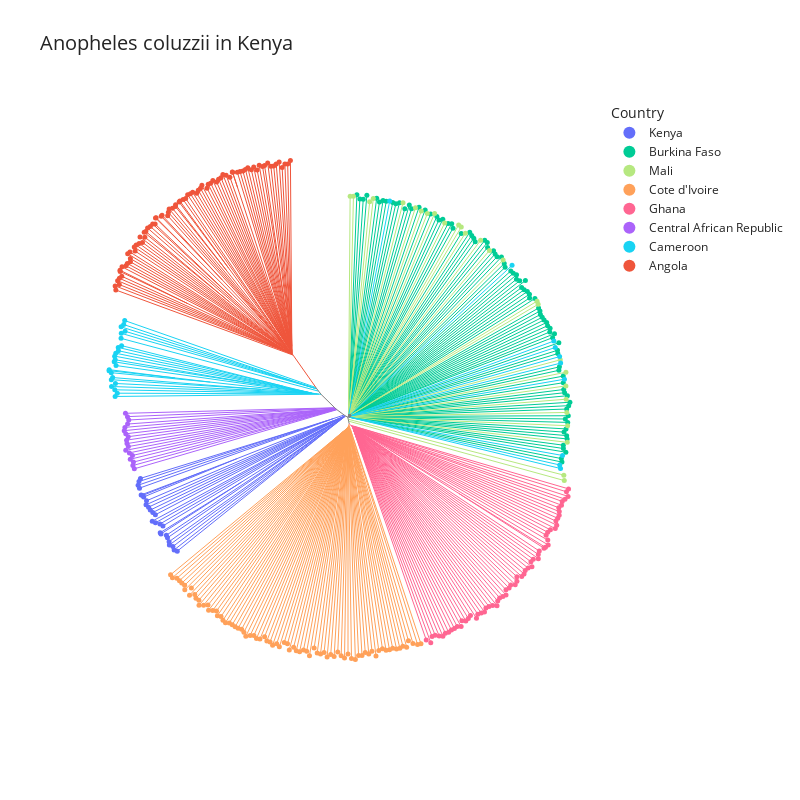

The notebook cell saved with this chart:
### Code cell
fig = ag3.plot_njt(
    metric="cityblock",
    title="Anopheles coluzzii in Kenya",
    width=800,
    height=800,
    show=False,
    color="country",
    marker_size=5,
    line_width=1,
    category_orders=category_orders,
    **data_params,
)
fig.update_layout(
    legend=dict(
        title="Country",
    ),
    title_font=dict(
        size=20,
    ),
)
fig

### Figure 1 — Plotly figure (JSON) as saved in the notebook; plotly's stock layout.template omitted (floating-point values rounded to 4 significant figures; data arrays with more than 128 entries replaced by an {"elided": "..."} marker saying what was removed)
{"data": [{"hovertemplate": "<b>%{hovertext}</b><br><br>country=Kenya<br>x=%{x}<br>y=%{y}<extra></extra>", "hovertext": {"elided": "147 str values"}, "legendgroup": "Kenya", "line": {"color": "#636EFA", "dash": "solid", "width": 1}, "marker": {"size": 5, "symbol": "circle"}, "mode": "lines", "name": "Kenya", "orientation": "v", "showlegend": false, "type": "scatter", "x": {"elided": "147 float values"}, "xaxis": "x", "y": {"elided": "147 float values"}, "yaxis": "y"}, {"hovertemplate": "<b>%{hovertext}</b><br><br>country=Burkina Faso<br>x=%{x}<br>y=%{y}<extra></extra>", "hovertext": {"elided": "375 str values"}, "legendgroup": "Burkina Faso", "line": {"color": "#00CC96", "dash": "solid", "width": 1}, "marker": {"size": 5, "symbol": "circle"}, "mode": "lines", "name": "Burkina Faso", "orientation": "v", "showlegend": false, "type": "scatter", "x": {"elided": "375 float values"}, "xaxis": "x", "y": {"elided": "375 float values"}, "yaxis": "y"}, {"hovertemplate": "<b>%{hovertext}</b><br><br>country=Mali<br>x=%{x}<br>y=%{y}<extra></extra>", "hovertext": ["Mali", "Mali", "Mali", "Mali", "Mali", "Mali", "Mali", "Mali", "Mali", "Mali", "Mali", "Mali", "Mali", "Mali", "Mali", "Mali", "Mali", "Mali", "Mali", "Mali", "Mali", "Mali", "Mali", "Mali", "Mali", "Mali", "Mali", "Mali", "Mali", "Mali", "Mali", "Mali", "Mali", "Mali", "Mali", "Mali", "Mali", "Mali", "Mali", "Mali", "Mali", "Mali", "Mali", "Mali", "Mali", "Mali", "Mali", "Mali", "Mali", "Mali", "Mali", "Mali", "Mali", "Mali", "Mali", "Mali", "Mali", "Mali", "Mali", "Mali", "Mali", "Mali", "Mali", "Mali", "Mali", "Mali", "Mali", "Mali", "Mali", "Mali", "Mali", "Mali", "Mali", "Mali", "Mali", "Mali", "Mali", "Mali", "Mali", "Mali", "Mali", "Mali", "Mali", "Mali", "Mali", "Mali", "Mali", "Mali", "Mali", "Mali"], "legendgroup": "Mali", "line": {"color": "#B6E880", "dash": "solid", "width": 1}, "marker": {"size": 5, "symbol": "circle"}, "mode": "lines", "name": "Mali", "orientation": "v", "showlegend": false, "type": "scatter", "x": [2.559, 3.729, null, 3.729, 83.44, null, 3.729, 242.7, null, 6.3, 13.91, null, 13.91, 1027.0, null, 13.91, 1202.0, null, 23.07, 2639.0, null, 38.96, 3238.0, null, 30.34, 3520.0, null, 44.76, 3812.0, null, 47.36, 4165.0, null, 60.95, 4651.0, null, 38.74, 5326.0, null, 57.08, 5454.0, null, 77.83, 5651.0, null, 77.56, 6386.0, null, 104.6, 6817.0, null, 102.4, 7475.0, null, 56.8, 131.2, null, 131.2, 9115.0, null, 131.2, 9168.0, null, 99.88, 10240.0, null, 110.1, 10510.0, null, 109.4, 10510.0, null, 114.9, 10520.0, null, 56.84, 10550.0, null, 97.25, 10590.0, null, 46.28, 10570.0, null, -9.592, 10410.0, null, 10.15, 10430.0, null], "xaxis": "x", "y": [39.83, 117.1, null, 117.1, 10650.0, null, 117.1, 10640.0, null, 39.7, 111.2, null, 111.2, 10370.0, null, 111.2, 10530.0, null, 80.9, 10330.0, null, 115.2, 10090.0, null, 82.8, 9928.0, null, 116.6, 9803.0, null, 106.4, 9813.0, null, 120.1, 9342.0, null, 66.29, 9252.0, null, 96.54, 9151.0, null, 121.2, 8859.0, null, 97.43, 8509.0, null, 118.8, 8023.0, null, 101.0, 7558.0, null, 34.49, 79.21, null, 79.21, 5573.0, null, 79.21, 5419.0, null, 27.37, 2737.0, null, 23.4, 2138.0, null, 10.64, 1477.0, null, 5.107, 834.0, null, -4.889, 193.8, null, -9.776, -447.0, null, -10.19, -1251.0, null, -135.9, -2836.0, null, -227.6, -3097.0, null], "yaxis": "y"}, {"hovertemplate": "<b>%{hovertext}</b><br><br>country=Cote d'Ivoire<br>x=%{x}<br>y=%{y}<extra></extra>", "hovertext": {"elided": "477 str values"}, "legendgroup": "Cote d'Ivoire", "line": {"color": "#FFA15A", "dash": "solid", "width": 1}, "marker": {"size": 5, "symbol": "circle"}, "mode": "lines", "name": "Cote d'Ivoire", "orientation": "v", "showlegend": false, "type": "scatter", "x": {"elided": "477 float values"}, "xaxis": "x", "y": {"elided": "477 float values"}, "yaxis": "y"}, {"hovertemplate": "<b>%{hovertext}</b><br><br>country=Ghana<br>x=%{x}<br>y=%{y}<extra></extra>", "hovertext": {"elided": "381 str values"}, "legendgroup": "Ghana", "line": {"color": "#FF6692", "dash": "solid", "width": 1}, "marker": {"size": 5, "symbol": "circle"}, "mode": "lines", "name": "Ghana", "orientation": "v", "showlegend": false, "type": "scatter", "x": {"elided": "381 float values"}, "xaxis": "x", "y": {"elided": "381 float values"}, "yaxis": "y"}, {"hovertemplate": "<b>%{hovertext}</b><br><br>country=Central African Republic<br>x=%{x}<br>y=%{y}<extra></extra>", "hovertext": ["Central African Republic", "Central African Republic", "Central African Republic", "Central African Republic", "Central African Republic", "Central African Republic", "Central African Republic", "Central African Republic", "Central African Republic", "Central African Republic", "Central African Republic", "Central African Republic", "Central African Republic", "Central African Republic", "Central African Republic", "Central African Republic", "Central African Republic", "Central African Republic", "Central African Republic", "Central African Republic", "Central African Republic", "Central African Republic", "Central African Republic", "Central African Republic", "Central African Republic", "Central African Republic", "Central African Republic", "Central African Republic", "Central African Republic", "Central African Republic", "Central African Republic", "Central African Republic", "Central African Republic", "Central African Republic", "Central African Republic", "Central African Republic", "Central African Republic", "Central African Republic", "Central African Republic", "Central African Republic", "Central African Republic", "Central African Republic", "Central African Republic", "Central African Republic", "Central African Republic", "Central African Republic", "Central African Republic", "Central African Republic", "Central African Republic", "Central African Republic", "Central African Republic", "Central African Republic", "Central African Republic", "Central African Republic", "Central African Republic", "Central African Republic", "Central African Republic", "Central African Republic", "Central African Republic", "Central African Republic", "Central African Republic", "Central African Republic", "Central African Republic", "Central African Republic", "Central African Republic", "Central African Republic", "Central African Republic", "Central African Republic", "Central African Republic", "Central African Republic", "Central African Republic", "Central African Republic", "Central African Republic", "Central African Republic", "Central African Republic", "Central African Republic", "Central African Republic", "Central African Republic", "Central African Republic", "Central African Republic", "Central African Republic", "Central African Republic", "Central African Republic", "Central African Republic"], "legendgroup": "Central African Republic", "line": {"color": "#AB63FA", "dash": "solid", "width": 1}, "marker": {"size": 5, "symbol": "circle"}, "mode": "lines", "name": "Central African Republic", "orientation": "v", "showlegend": false, "type": "scatter", "x": [-554.2, -10350.0, null, -571.6, -633.1, null, -633.1, -10420.0, null, -633.1, -10390.0, null, -586.7, -626.1, null, -626.1, -10540.0, null, -626.1, -641.9, null, -641.9, -706.1, null, -706.1, -10440.0, null, -706.1, -10580.0, null, -641.9, -658.1, null, -658.1, -10760.0, null, -658.1, -742.6, null, -742.6, -10630.0, null, -742.6, -10700.0, null, -597.3, -613.7, null, -613.7, -10720.0, null, -613.7, -666.9, null, -666.9, -10640.0, null, -666.9, -10760.0, null, -599.0, -676.4, null, -676.4, -10830.0, null, -676.4, -731.1, null, -731.1, -10800.0, null, -731.1, -10670.0, null, -635.1, -10620.0, null, -648.2, -10680.0, null, -659.8, -10770.0, null], "xaxis": "x", "y": [326.5, -2530.0, null, 339.6, 323.2, null, 323.2, -2371.0, null, 323.2, -2205.0, null, 351.5, 343.5, null, 343.5, -2067.0, null, 343.5, 340.4, null, 340.4, 326.3, null, 326.3, -1883.0, null, 326.3, -1760.0, null, 340.4, 337.5, null, 337.5, -1637.0, null, 337.5, 322.9, null, 322.9, -1456.0, null, 322.9, -1312.0, null, 360.5, 358.3, null, 358.3, -1144.0, null, 358.3, 351.6, null, 351.6, -977.4, null, 351.6, -837.9, null, 362.0, 355.2, null, 355.2, -686.3, null, 355.2, 350.9, null, 350.9, -527.9, null, 350.9, -365.2, null, 395.9, -171.4, null, 408.3, -9.43, null, 419.6, 151.5, null], "yaxis": "y"}, {"hovertemplate": "<b>%{hovertext}</b><br><br>country=Cameroon<br>x=%{x}<br>y=%{y}<extra></extra>", "hovertext": {"elided": "165 str values"}, "legendgroup": "Cameroon", "line": {"color": "#19D3F3", "dash": "solid", "width": 1}, "marker": {"size": 5, "symbol": "circle"}, "mode": "lines", "name": "Cameroon", "orientation": "v", "showlegend": false, "type": "scatter", "x": {"elided": "165 float values"}, "xaxis": "x", "y": {"elided": "165 float values"}, "yaxis": "y"}, {"hovertemplate": "<b>%{hovertext}</b><br><br>country=Angola<br>x=%{x}<br>y=%{y}<extra></extra>", "hovertext": {"elided": "483 str values"}, "legendgroup": "Angola", "line": {"color": "#EF553B", "dash": "solid", "width": 1}, "marker": {"size": 5, "symbol": "circle"}, "mode": "lines", "name": "Angola", "orientation": "v", "showlegend": false, "type": "scatter", "x": {"elided": "483 float values"}, "xaxis": "x", "y": {"elided": "483 float values"}, "yaxis": "y"}, {"hovertemplate": "<b>%{hovertext}</b><br><br>country=<br>x=%{x}<br>y=%{y}<extra></extra>", "hovertext": {"elided": "279 str values"}, "legendgroup": "", "line": {"color": "gray", "dash": "solid", "width": 1}, "marker": {"size": 5, "symbol": "circle"}, "mode": "lines", "name": "", "orientation": "v", "showlegend": false, "type": "scatter", "x": {"elided": "279 float values"}, "xaxis": "x", "y": {"elided": "279 float values"}, "yaxis": "y"}, {"customdata": {"elided": "26x11 mixed values"}, "hovertemplate": "<b>%{hovertext}</b><br><br>country=%{customdata[4]}<br>x=%{x}<br>y=%{y}<br>sample_id=%{customdata[0]}<br>partner_sample_id=%{customdata[1]}<br>sample_set=%{customdata[2]}<br>taxon=%{customdata[3]}<br>admin1_iso=%{customdata[5]}<br>admin1_name=%{customdata[6]}<br>admin2_name=%{customdata[7]}<br>location=%{customdata[8]}<br>year=%{customdata[9]}<br>month=%{customdata[10]}<extra></extra>", "hovertext": ["VBS80682-7281STDY13749394", "VBS80683-7281STDY13749395", "VBS80684-7281STDY13749396", "VBS80687-7281STDY13749399", "VBS80697-7281STDY13749411", "VBS80699-7281STDY13749413", "VBS80706-7281STDY13749420", "VBS80709-7281STDY13749423", "VBS80781-7281STDY13749495", "VBS80795-7281STDY13749509", "VBS80796-7281STDY13749510", "VBS80799-7281STDY13749513", "VBS80800-7281STDY13749514", "VBS80801-7281STDY13749515", "VBS80803-7281STDY13749517", "VBS80808-7281STDY13749522", "VBS80809-7281STDY13749523", "VBS80810-7281STDY13749524", "VBS80812-7281STDY13749526", "VBS80813-7281STDY13749527", "VBS80814-7281STDY13749528", "VBS80819-7281STDY13749533", "VBS80820-7281STDY13749534", "VBS80824-7281STDY13749535", "VBS80826-7281STDY13749537", "VBS80827-7281STDY13749538"], "legendgroup": "Kenya", "line": {"width": 1}, "marker": {"color": "#636EFA", "size": 5, "symbol": "circle"}, "mode": "markers", "name": "Kenya", "orientation": "v", "showlegend": true, "type": "scatter", "x": [-10100.0, -8962.0, -9094.0, -8797.0, -9452.0, -9106.0, -9478.0, -8665.0, -9575.0, -10050.0, -10120.0, -10020.0, -9780.0, -8421.0, -8480.0, -9755.0, -9892.0, -9657.0, -8271.0, -9058.0, -9322.0, -8743.0, -9945.0, -8651.0, -9328.0, -10160.0], "xaxis": "x", "y": [-3464.0, -5289.0, -5615.0, -5739.0, -4641.0, -5195.0, -5060.0, -6048.0, -4524.0, -2992.0, -3144.0, -3791.0, -4268.0, -6449.0, -6284.0, -4075.0, -3889.0, -4382.0, -6510.0, -5675.0, -5136.0, -5864.0, -3817.0, -6211.0, -4750.0, -3322.0], "yaxis": "y"}, {"customdata": {"elided": "85x11 mixed values"}, "hovertemplate": "<b>%{hovertext}</b><br><br>country=%{customdata[4]}<br>x=%{x}<br>y=%{y}<br>sample_id=%{customdata[0]}<br>partner_sample_id=%{customdata[1]}<br>sample_set=%{customdata[2]}<br>taxon=%{customdata[3]}<br>admin1_iso=%{customdata[5]}<br>admin1_name=%{customdata[6]}<br>admin2_name=%{customdata[7]}<br>location=%{customdata[8]}<br>year=%{customdata[9]}<br>month=%{customdata[10]}<extra></extra>", "hovertext": ["AB0087-C", "AB0088-C", "AB0089-Cx", "AB0090-C", "AB0091-C", "AB0092-C", "AB0094-Cx", "AB0095-Cx", "AB0097-Cx", "AB0098-Cx", "AB0099-Cx", "AB0100-C", "AB0101-C", "AB0109-C", "AB0110-C", "AB0111-C", "AB0112-C", "AB0113-C", "AB0114-C", "AB0115-C", "AB0121-C", "AB0122-C", "AB0123-C", "AB0124-C", "AB0132-C", "AB0137-Cx", "AB0138-Cx", "AB0139-C", "AB0140-C", "AB0142-C", "AB0181-C", "AB0182-C", "AB0183-C", "AB0184-C", "AB0185-Cx", "AB0186-C", "AB0187-C", "AB0188-C", "AB0189-C", "AB0190-C", "AB0191-Cx", "AB0192-C", "AB0193-C", "AB0194-C", "AB0196-C", "AB0204-C", "AB0209-C", "AB0210-C", "AB0212-C", "AB0213-C", "AB0214-C", "AB0215-C", "AB0216-C", "AB0219-Cx", "AB0221-C", "AB0222-C", "AB0223-C", "AB0224-C", "AB0226-C", "AB0227-Cx", "AB0229-C", "AB0230-Cx", "AB0234-C", "AB0237-C", "AB0240-C", "AB0242-C", "AB0243-C", "AB0246-C", "AB0247-C", "AB0248-C", "AB0249-Cx", "AB0250-Cx", "AB0257-C", "AB0258-Cx", "AB0259-Cx", "AB0262-Cx", "AB0263-C", "AB0266-Cx", "AB0267-C", "AB0276-C", "AB0279-C", "AB0282-Cx", "SAMN02899194", "SAMN02899195", "SAMN02899196"], "legendgroup": "Burkina Faso", "line": {"width": 1}, "marker": {"color": "#00CC96", "size": 5, "symbol": "circle"}, "mode": "markers", "name": "Burkina Faso", "orientation": "v", "showlegend": true, "type": "scatter", "x": [6724.0, 9256.0, 9013.0, 10170.0, 10600.0, 8278.0, 1500.0, 7572.0, 10290.0, 10480.0, 10380.0, 10510.0, 7182.0, 10380.0, 9625.0, 3971.0, 10120.0, 891.1, 8119.0, 1367.0, 10570.0, 4562.0, 9276.0, 5052.0, 9868.0, 3050.0, 10510.0, 10550.0, 10320.0, 4374.0, 554.5, 9730.0, 8370.0, 7013.0, 7847.0, 10100.0, 8646.0, 10580.0, 1828.0, 7394.0, 2725.0, 7087.0, 8122.0, 4274.0, 2141.0, 9455.0, 10550.0, 10700.0, 716.6, 8493.0, 10420.0, 7529.0, 10620.0, 6587.0, 10380.0, 6127.0, 8754.0, 6057.0, 10400.0, 2942.0, 5958.0, 9580.0, 4818.0, 8747.0, 10390.0, 1674.0, 9189.0, 5451.0, 8551.0, 9364.0, 2467.0, 5863.0, 10170.0, 10640.0, 10450.0, 4992.0, 10200.0, 2293.0, 3708.0, 7968.0, 6710.0, 3413.0, 9745.0, 410.0, 9958.0], "xaxis": "x", "y": [8166.0, 5095.0, 5699.0, 3561.0, -287.0, 6559.0, 10360.0, 7206.0, -2035.0, -123.1, 1950.0, -1727.0, 7720.0, 1630.0, 4385.0, 9777.0, 3038.0, 10690.0, 6632.0, 10550.0, -1086.0, 9526.0, 4925.0, 9097.0, 3808.0, 10030.0, -601.8, -926.4, -2205.0, 9497.0, 10510.0, 4084.0, 6230.0, 8009.0, 7032.0, 3199.0, 6040.0, 1003.0, 10390.0, 7704.0, 10040.0, 7850.0, 6845.0, 9665.0, 10330.0, 4662.0, 358.3, 687.4, 10500.0, 6123.0, -756.4, 7389.0, 34.89, 8509.0, -1388.0, 8439.0, 5723.0, 8611.0, 1303.0, 10220.0, 8748.0, 4541.0, 9327.0, 5908.0, -1548.0, 10430.0, 5239.0, 8843.0, 6565.0, 4792.0, 10330.0, 8896.0, 2230.0, 521.4, 1148.0, 9314.0, 2397.0, 10280.0, 9980.0, 6922.0, 8402.0, 10110.0, 4263.0, 10710.0, 4000.0], "yaxis": "y"}, {"customdata": {"elided": "27x11 mixed values"}, "hovertemplate": "<b>%{hovertext}</b><br><br>country=%{customdata[4]}<br>x=%{x}<br>y=%{y}<br>sample_id=%{customdata[0]}<br>partner_sample_id=%{customdata[1]}<br>sample_set=%{customdata[2]}<br>taxon=%{customdata[3]}<br>admin1_iso=%{customdata[5]}<br>admin1_name=%{customdata[6]}<br>admin2_name=%{customdata[7]}<br>location=%{customdata[8]}<br>year=%{customdata[9]}<br>month=%{customdata[10]}<extra></extra>", "hovertext": ["AZ0292-C", "AZ0293-C", "AZ0294-C", "AZ0295-C", "AZ0296-C", "AZ0297-C", "AZ0298-C", "AZ0332-C", "AZ0333-C", "AZ0284-C", "AZ0287-C", "AZ0289-C", "AZ0290-C", "AZ0291-C", "AZ0334-C", "AZ0339-C", "AZ0340-C", "AZ0341-C", "AZ0342-C", "AZ0343-C", "AZ0344-C", "AZ0425-CW", "AZ0433-CW", "AZ0434-CW", "AZ0416-CW", "AZ0444-CW", "AZ0459-CW"], "legendgroup": "Mali", "line": {"width": 1}, "marker": {"color": "#B6E880", "size": 5, "symbol": "circle"}, "mode": "markers", "name": "Mali", "orientation": "v", "showlegend": true, "type": "scatter", "x": [2639.0, 242.7, 6817.0, 3812.0, 10520.0, 9168.0, 6386.0, 7475.0, 10510.0, 10570.0, 10550.0, 9115.0, 4651.0, 10240.0, 5326.0, 1202.0, 83.44, 3520.0, 10430.0, 5651.0, 10410.0, 5454.0, 10590.0, 4165.0, 3238.0, 10510.0, 1027.0], "xaxis": "x", "y": [10330.0, 10640.0, 8023.0, 9803.0, 834.0, 5419.0, 8509.0, 7558.0, 1477.0, -1251.0, 193.8, 5573.0, 9342.0, 2737.0, 9252.0, 10530.0, 10650.0, 9928.0, -3097.0, 8859.0, -2836.0, 9151.0, -447.0, 9813.0, 10090.0, 2138.0, 10370.0], "yaxis": "y"}, {"customdata": {"elided": "80x11 mixed values"}, "hovertemplate": "<b>%{hovertext}</b><br><br>country=%{customdata[4]}<br>x=%{x}<br>y=%{y}<br>sample_id=%{customdata[0]}<br>partner_sample_id=%{customdata[1]}<br>sample_set=%{customdata[2]}<br>taxon=%{customdata[3]}<br>admin1_iso=%{customdata[5]}<br>admin1_name=%{customdata[6]}<br>admin2_name=%{customdata[7]}<br>location=%{customdata[8]}<br>year=%{customdata[9]}<br>month=%{customdata[10]}<extra></extra>", "hovertext": ["AY0072-C", "AY0062-C", "AY0055-C", "AY0034-C", "AY0078-C", "AY0033-C", "AY0064-C", "AY0032-C", "AY0067-C", "AY0059-C", "AY0027-C", "AY0060-C", "AY0061-C", "AY0031-C", "AY0091-C", "AY0052-C", "AY0021-C", "AY0045-C", "AY0068-C", "AY0016-C", "AY0039-C", "AY0042-C", "AY0088-C", "AY0015-C", "AY0020-C", "AY0077-C", "AY0049-C", "AY0029-C", "AY0040-C", "AY0054-C", "AY0046-C", "AY0057-C", "AY0025-C", "AY0069-C", "AY0070-C", "AY0028-C", "AY0073-C", "AY0084-C", "AY0075-C", "AY0014-C", "AY0092-C", "AY0087-C", "AY0044-C", "AY0071-C", "AY0090-C", "AY0026-C", "AY0050-C", "AY0041-C", "AY0085-C", "AY0023-C", "AY0038-C", "AY0007-C", "AY0018-C", "AY0019-C", "AY0086-C", "AY0076-C", "AY0079-C", "AY0082-C", "AY0006-C", "AY0083-C", "AY0063-C", "AY0011-C", "AY0012-C", "AY0047-C", "AY0010-C", "AY0035-C", "AY0074-C", "AY0056-C", "AY0089-C", "AY0048-C", "AY0053-C", "AY0065-C", "AY0066-C", "AY0024-C", "AY0080-C", "AY0017-C", "AY0043-C", "AY0013-C", "AY0036-C", "AY0058-C"], "legendgroup": "Cote d'Ivoire", "line": {"width": 1}, "marker": {"color": "#FFA15A", "size": 5, "symbol": "circle"}, "mode": "markers", "name": "Cote d'Ivoire", "orientation": "v", "showlegend": true, "type": "scatter", "x": [-3663.0, -8290.0, 1646.0, 1138.0, -8162.0, -7226.0, -6061.0, 335.5, 1987.0, -2171.0, -3337.0, 3341.0, -6757.0, -20.04, 1818.0, -1882.0, -4747.0, -7367.0, 2631.0, 491.0, -6157.0, 814.5, 1332.0, -1508.0, -1176.0, -5162.0, -4567.0, -8594.0, 2325.0, -7914.0, -7678.0, -691.4, -2015.0, -8504.0, -2945.0, -4050.0, -1656.0, 2899.0, -4442.0, -7906.0, -3100.0, -5473.0, -7426.0, -6373.0, -515.9, 983.3, -4275.0, -5942.0, -4958.0, -6556.0, -2856.0, -350.4, -2647.0, -3941.0, -7589.0, -8050.0, -5329.0, 2487.0, -3785.0, 148.5, 3119.0, 657.3, 2814.0, -2359.0, 1468.0, -5612.0, -3467.0, -2520.0, -6331.0, -1349.0, -1030.0, -854.5, -187.6, -6999.0, -5754.0, -5050.0, 3505.0, -7219.0, 2140.0, -6783.0], "xaxis": "x", "y": [-11050.0, -7821.0, -11230.0, -11340.0, -7934.0, -8875.0, -9848.0, -11740.0, -11280.0, -11290.0, -11130.0, -11020.0, -9364.0, -11470.0, -11300.0, -11560.0, -10580.0, -8784.0, -11100.0, -11550.0, -9667.0, -11410.0, -11570.0, -11430.0, -11400.0, -10290.0, -10580.0, -7651.0, -11230.0, -8157.0, -8637.0, -11600.0, -11340.0, -7790.0, -10980.0, -10640.0, -11190.0, -10840.0, -10730.0, -8379.0, -10920.0, -10160.0, -8605.0, -9401.0, -11380.0, -11470.0, -10760.0, -9966.0, -10620.0, -9370.0, -11280.0, -11560.0, -11160.0, -10850.0, -8292.0, -8053.0, -10240.0, -11200.0, -10900.0, -11700.0, -10960.0, -11550.0, -11150.0, -11370.0, -11310.0, -10060.0, -10990.0, -11330.0, -9625.0, -11470.0, -11630.0, -11510.0, -11670.0, -9122.0, -9976.0, -10430.0, -10980.0, -9122.0, -11200.0, -9114.0], "yaxis": "y"}, {"customdata": {"elided": "64x11 mixed values"}, "hovertemplate": "<b>%{hovertext}</b><br><br>country=%{customdata[4]}<br>x=%{x}<br>y=%{y}<br>sample_id=%{customdata[0]}<br>partner_sample_id=%{customdata[1]}<br>sample_set=%{customdata[2]}<br>taxon=%{customdata[3]}<br>admin1_iso=%{customdata[5]}<br>admin1_name=%{customdata[6]}<br>admin2_name=%{customdata[7]}<br>location=%{customdata[8]}<br>year=%{customdata[9]}<br>month=%{customdata[10]}<extra></extra>", "hovertext": ["AA0052-C", "AA0103-C", "AA0115-C", "AA0134-C", "AA0063-C", "AA0040-C", "AA0064-C", "AA0088-C", "AA0100-C", "AA0077-C", "AA0055-C", "AA0116-C", "AA0066-C", "AA0107-C", "AA0051-C", "AA0087-C", "AA0065-C", "AA0125-C", "AA0104-C", "AA0098-C", "AA0112-C", "AA0089-C", "AA0101-C", "AA0113-C", "AA0044-C", "AA0075-C", "AA0041-C", "AA0042-C", "AA0114-C", "AA0126-C", "AA0123-C", "AA0054-C", "AA0128-C", "AA0097-C", "AA0092-C", "AA0141-C", "AA0039-C", "AA0120-C", "AA0076-C", "AA0043-C", "AA0127-C", "AA0049-C", "AA0110-C", "AA0099-C", "AA0111-C", "AA0090-C", "AA0067-C", "AA0053-C", "AA0102-C", "AA0132-C", "AA0056-C", "AA0068-C", "AA0073-C", "AA0074-C", "AA0138-C", "AA0091-C", "AA0109-C", "AA0140-C", "AA0079-C", "AA0080-C", "AA0136-C", "AA0139-C", "AA0135-C", "AA0124-C"], "legendgroup": "Ghana", "line": {"width": 1}, "marker": {"color": "#FF6692", "size": 5, "symbol": "circle"}, "mode": "markers", "name": "Ghana", "orientation": "v", "showlegend": true, "type": "scatter", "x": [9177.0, 3760.0, 8683.0, 10180.0, 10110.0, 10540.0, 5258.0, 9174.0, 4977.0, 8933.0, 3979.0, 5485.0, 7615.0, 10640.0, 7305.0, 6644.0, 8375.0, 5673.0, 7612.0, 9653.0, 8142.0, 9761.0, 5125.0, 6970.0, 7842.0, 10300.0, 4041.0, 6417.0, 7764.0, 4683.0, 10330.0, 8869.0, 7463.0, 10070.0, 4385.0, 9553.0, 8140.0, 9632.0, 5446.0, 9221.0, 4191.0, 8487.0, 9453.0, 7180.0, 5794.0, 8820.0, 6188.0, 8542.0, 5896.0, 9630.0, 6792.0, 4567.0, 10160.0, 10030.0, 9995.0, 4843.0, 10190.0, 9522.0, 6251.0, 6575.0, 8060.0, 7213.0, 10610.0, 10470.0], "xaxis": "x", "y": [-6870.0, -10800.0, -7328.0, -4769.0, -4920.0, -3640.0, -10150.0, -6668.0, -10320.0, -6902.0, -10930.0, -9877.0, -8625.0, -3500.0, -8767.0, -9258.0, -7732.0, -9880.0, -8371.0, -6209.0, -7963.0, -5479.0, -10250.0, -9138.0, -8138.0, -4287.0, -10630.0, -9503.0, -8295.0, -10470.0, -4105.0, -7267.0, -8702.0, -5255.0, -10600.0, -5736.0, -7741.0, -5975.0, -10150.0, -6502.0, -10570.0, -7607.0, -6368.0, -9142.0, -9760.0, -7023.0, -9752.0, -7440.0, -9619.0, -5598.0, -9183.0, -10620.0, -4413.0, -5057.0, -5416.0, -10430.0, -4596.0, -6324.0, -9552.0, -9448.0, -8127.0, -8920.0, -3863.0, -3995.0], "yaxis": "y"}, {"customdata": {"elided": "18x11 mixed values"}, "hovertemplate": "<b>%{hovertext}</b><br><br>country=%{customdata[4]}<br>x=%{x}<br>y=%{y}<br>sample_id=%{customdata[0]}<br>partner_sample_id=%{customdata[1]}<br>sample_set=%{customdata[2]}<br>taxon=%{customdata[3]}<br>admin1_iso=%{customdata[5]}<br>admin1_name=%{customdata[6]}<br>admin2_name=%{customdata[7]}<br>location=%{customdata[8]}<br>year=%{customdata[9]}<br>month=%{customdata[10]}<extra></extra>", "hovertext": ["BK0002-C", "BK0003-C", "BK0006-C", "BK0007-C", "BK0008-C", "BK0014-C", "BK0015-C", "BK0017-C", "BK0021-C", "BK0024-C", "BK0025-C", "BK0031-C", "BK0035-C", "BK0041-C", "BK0042-C", "BK0065-C", "BK0067-C", "BK0081-C"], "legendgroup": "Central African Republic", "line": {"width": 1}, "marker": {"color": "#AB63FA", "size": 5, "symbol": "circle"}, "mode": "markers", "name": "Central African Republic", "orientation": "v", "showlegend": true, "type": "scatter", "x": [-10390.0, -10420.0, -10700.0, -10350.0, -10770.0, -10580.0, -10760.0, -10640.0, -10680.0, -10630.0, -10620.0, -10670.0, -10720.0, -10760.0, -10830.0, -10440.0, -10800.0, -10540.0], "xaxis": "x", "y": [-2205.0, -2371.0, -1312.0, -2530.0, 151.5, -1760.0, -837.9, -977.4, -9.43, -1456.0, -171.4, -365.2, -1144.0, -1637.0, -686.3, -1883.0, -527.9, -2067.0], "yaxis": "y"}, {"customdata": {"elided": "34x11 mixed values"}, "hovertemplate": "<b>%{hovertext}</b><br><br>country=%{customdata[4]}<br>x=%{x}<br>y=%{y}<br>sample_id=%{customdata[0]}<br>partner_sample_id=%{customdata[1]}<br>sample_set=%{customdata[2]}<br>taxon=%{customdata[3]}<br>admin1_iso=%{customdata[5]}<br>admin1_name=%{customdata[6]}<br>admin2_name=%{customdata[7]}<br>location=%{customdata[8]}<br>year=%{customdata[9]}<br>month=%{customdata[10]}<extra></extra>", "hovertext": ["AN0460-C", "AN0485-C", "AN0486-C", "AN0487-C", "AN0488-C", "AN0492-C", "AN0493-C", "AN0348-C", "AN0402-C", "AN0344-C", "AN0379-C", "AN0332-C", "AN0601-CW", "AN0616-CW", "AN0544-CW", "AN0619-CW", "AN0603-CW", "AN0604-CW", "AN0590-CW", "AN0607-CW", "AN0621-CW", "AN0622-CW", "AN0633-CW", "AN0623-CW", "AN0634-CW", "AN0511-CW", "SAMN02899197", "SAMN02899198", "SAMN02899199", "SAMN02899200", "SAMN02899201", "SAMN02899202", "SAMN02899203", "SAMN02899204"], "legendgroup": "Cameroon", "line": {"width": 1}, "marker": {"color": "#19D3F3", "size": 5, "symbol": "circle"}, "mode": "markers", "name": "Cameroon", "orientation": "v", "showlegend": true, "type": "scatter", "x": [10350.0, 1995.0, 10200.0, 9927.0, 9994.0, 10440.0, 10250.0, -11560.0, -11390.0, -11270.0, 10250.0, 10210.0, -11320.0, -10960.0, 7906.0, -11120.0, -11110.0, -11230.0, -11270.0, -11260.0, -11460.0, -11460.0, -10860.0, -11570.0, -10790.0, -11170.0, -11240.0, -11440.0, -11300.0, -11290.0, -10810.0, -10990.0, -10980.0, -10980.0], "xaxis": "x", "y": [-1885.0, 10410.0, 2893.0, 3644.0, 3332.0, 1799.0, 2577.0, 2261.0, 1880.0, 2741.0, -2515.0, -2344.0, 2640.0, 3423.0, 7301.0, 3335.0, 3176.0, 2461.0, 965.3, 1594.0, 1775.0, 2115.0, 4440.0, 2213.0, 4116.0, 1124.0, 3055.0, 1447.0, 2915.0, 1287.0, 4634.0, 3773.0, 4015.0, 4329.0], "yaxis": "y"}, {"customdata": {"elided": "81x11 mixed values"}, "hovertemplate": "<b>%{hovertext}</b><br><br>country=%{customdata[4]}<br>x=%{x}<br>y=%{y}<br>sample_id=%{customdata[0]}<br>partner_sample_id=%{customdata[1]}<br>sample_set=%{customdata[2]}<br>taxon=%{customdata[3]}<br>admin1_iso=%{customdata[5]}<br>admin1_name=%{customdata[6]}<br>admin2_name=%{customdata[7]}<br>location=%{customdata[8]}<br>year=%{customdata[9]}<br>month=%{customdata[10]}<extra></extra>", "hovertext": ["AR0047-C", "AR0049-C", "AR0051-C", "AR0061-C", "AR0078-C", "AR0080-C", "AR0084-C", "AR0097-C", "AR0072-C", "AR0094-C", "AR0095-C", "AR0083-C", "AR0093-C", "AR0021-C", "AR0082-C", "AR0008-C", "AR0085-C", "AR0098-C", "AR0092-C", "AR0017-C", "AR0015-C", "AR0019-C", "AR0100-C", "AR0034-C", "AR0086-C", "AR0057-C", "AR0076-C", "AR0042-C", "AR0063-C", "AR0012-C", "AR0087-C", "AR0065-C", "AR0038-C", "AR0089-C", "AR0071-C", "AR0096-C", "AR0088-C", "AR0066-C", "AR0023-C", "AR0020-C", "AR0024-C", "AR0014-C", "AR0079-C", "AR0027-C", "AR0075-C", "AR0077-C", "AR0007-C", "AR0062-C", "AR0060-C", "AR0022-C", "AR0002-C", "AR0059-C", "AR0048-C", "AR0011-C", "AR0009-C", "AR0043-C", "AR0035-C", "AR0074-C", "AR0045-C", "AR0073-C", "AR0004-C", "AR0040-C", "AR0052-C", "AR0064-C", "AR0044-C", "AR0036-C", "AR0001-C", "AR0006-C", "AR0046-C", "AR0070-Cx", "AR0010-Cx", "AR0090-Cx", "AR0054-Cx", "AR0016-Cx", "AR0050-Cx", "AR0069-Cx", "AR0018-Cx", "AR0081-Cx", "AR0013-Cx", "AR0026-C", "AR0053-C"], "legendgroup": "Angola", "line": {"width": 1}, "marker": {"color": "#EF553B", "size": 5, "symbol": "circle"}, "mode": "markers", "name": "Angola", "orientation": "v", "showlegend": true, "type": "scatter", "x": [-4861.0, -11040.0, -3489.0, -5100.0, -4978.0, -4689.0, -10250.0, -10540.0, -9006.0, -9292.0, -7768.0, -6655.0, -10560.0, -3611.0, -9951.0, -5593.0, -10350.0, -10950.0, -9045.0, -8663.0, -9339.0, -7862.0, -9705.0, -4411.0, -7526.0, -7080.0, -11070.0, -11030.0, -11240.0, -10670.0, -11070.0, -10310.0, -6834.0, -4576.0, -10530.0, -2803.0, -5727.0, -3747.0, -5237.0, -7331.0, -6775.0, -4051.0, -10680.0, -6158.0, -2935.0, -11150.0, -3070.0, -3203.0, -9788.0, -7148.0, -9868.0, -6369.0, -3348.0, -9837.0, -7986.0, -3901.0, -5369.0, -5909.0, -10750.0, -6067.0, -8351.0, -9573.0, -6550.0, -10070.0, -9459.0, -7256.0, -5611.0, -8357.0, -4149.0, -10110.0, -8502.0, -9321.0, -8735.0, -8144.0, -4312.0, -8699.0, -8180.0, -11270.0, -10940.0, -6275.0, -7634.0], "xaxis": "x", "y": [12020.0, 7066.0, 12200.0, 11860.0, 11930.0, 11920.0, 8282.0, 7630.0, 9723.0, 9604.0, 10710.0, 11270.0, 7948.0, 12100.0, 8411.0, 11800.0, 8186.0, 6774.0, 9671.0, 10020.0, 9294.0, 10530.0, 9105.0, 11910.0, 10840.0, 11170.0, 6675.0, 7001.0, 6111.0, 7863.0, 6375.0, 7991.0, 11030.0, 12050.0, 7471.0, 12370.0, 11560.0, 12090.0, 11840.0, 10790.0, 11220.0, 12130.0, 7395.0, 11540.0, 12200.0, 6562.0, 12200.0, 12030.0, 8937.0, 11020.0, 8899.0, 11330.0, 12290.0, 8662.0, 10480.0, 12250.0, 11810.0, 11660.0, 7280.0, 11690.0, 10230.0, 9184.0, 11400.0, 8673.0, 9298.0, 10930.0, 11820.0, 10140.0, 12070.0, 8361.0, 10060.0, 9588.0, 9704.0, 10410.0, 12130.0, 9864.0, 10360.0, 6309.0, 7228.0, 11460.0, 10760.0], "yaxis": "y"}], "layout": {"height": 800, "legend": {"itemsizing": "constant", "title": {"text": "Country"}, "tracegroupgap": 0}, "title": {"font": {"size": 20}, "text": "Anopheles coluzzii in Kenya"}, "width": 800, "xaxis": {"autorange": true, "domain": [0, 1], "mirror": false, "range": [-12970.0, 12110.0], "showgrid": false, "showline": false, "showticklabels": false, "ticks": "", "title": {}, "type": "linear"}, "yaxis": {"autorange": true, "domain": [0, 1], "mirror": false, "range": [-14520.0, 15150.0], "scaleanchor": "x", "scaleratio": 1, "showgrid": false, "showline": false, "showticklabels": false, "ticks": "", "title": {}, "type": "linear"}}}
